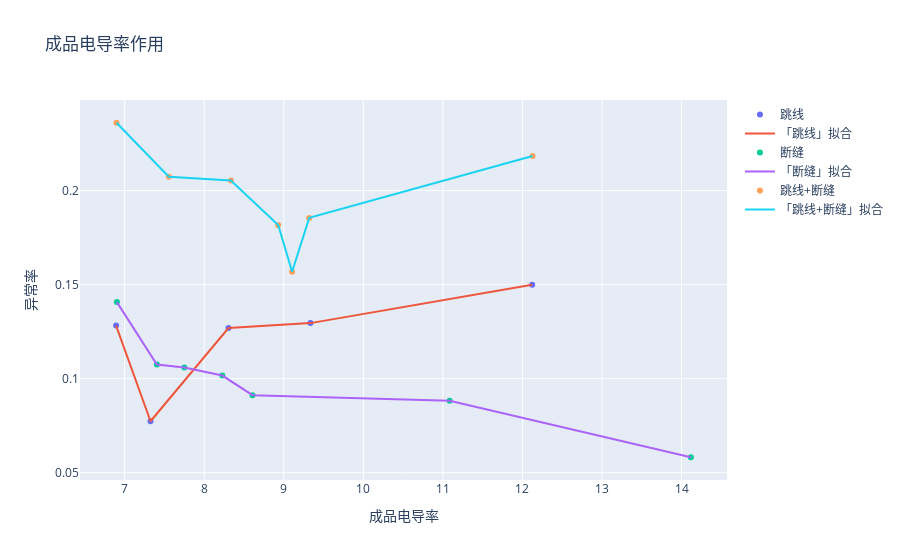
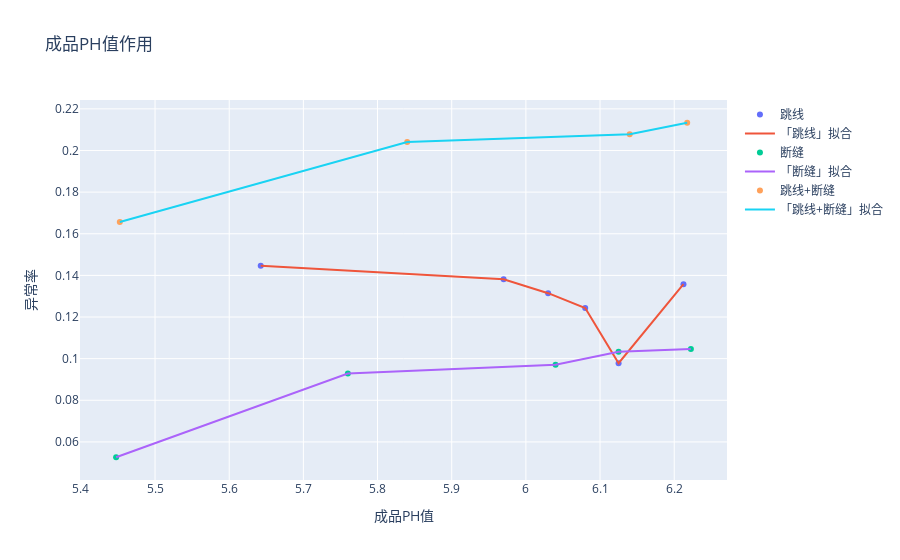
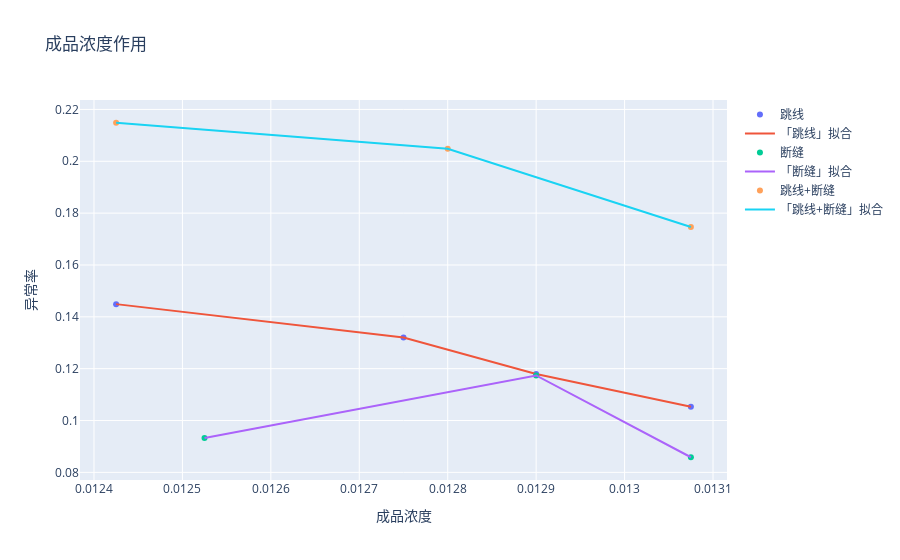
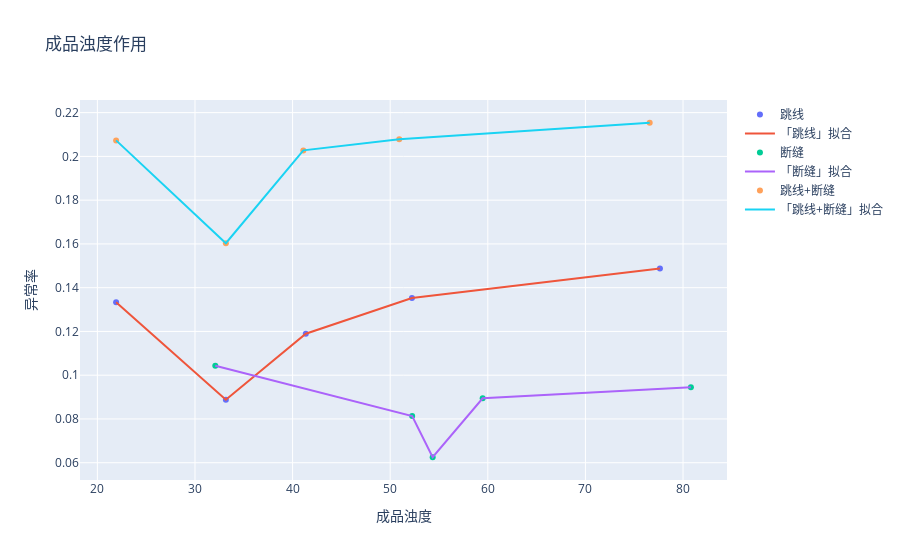

Notebook source saved alongside these figures, in order:
### Code cell
import plotly.graph_objs as go
import pwlf

dd = {
    '跳线': dataxy2,
    '断缝': dataxy1,
    '跳线+断缝': dataxy3,
}


for col in features:
    fig = go.Figure()
    for k, dataxy in dd.items():
        dataxyg = dataxy.groupby(col).mean().reset_index()
        dataxyg.sort_values(col, inplace=True)
        fig.add_scatter(x=dataxyg[col], y=dataxyg['异常类型'], mode='markers', name=k)
        r = pwlf.PiecewiseLinFit(dataxyg[col], dataxyg['异常类型'])
        r.fit(len(dataxyg))
        fig.add_scatter(x=dataxyg[col], y=r.predict(dataxyg[col]), mode='lines', name=f'「{k}」拟合')
        fig.update_layout(title=f'{col}作用', xaxis_title=col, yaxis_title='异常率')
    
    fig.show()

### Figure 1 — Plotly figure (JSON) as saved in the notebook; plotly's stock layout.template omitted (floating-point values rounded to 4 significant figures)
{"data": [{"mode": "markers", "name": "跳线", "type": "scatter", "x": [6.892, 7.325, 8.305, 9.335, 12.12], "y": [0.1283, 0.07739, 0.127, 0.1295, 0.1499]}, {"mode": "lines", "name": "「跳线」拟合", "type": "scatter", "x": [6.892, 7.325, 8.305, 9.335, 12.12], "y": [0.1283, 0.07739, 0.127, 0.1295, 0.1499]}, {"mode": "markers", "name": "断缝", "type": "scatter", "x": [6.903, 7.405, 7.75, 8.228, 8.608, 11.08, 14.12], "y": [0.1407, 0.1075, 0.1059, 0.1017, 0.09127, 0.08823, 0.05825]}, {"mode": "lines", "name": "「断缝」拟合", "type": "scatter", "x": [6.903, 7.405, 7.75, 8.228, 8.608, 11.08, 14.12], "y": [0.1407, 0.1075, 0.1059, 0.1017, 0.09127, 0.08823, 0.05825]}, {"mode": "markers", "name": "跳线+断缝", "type": "scatter", "x": [6.897, 7.555, 8.335, 8.93, 9.105, 9.32, 12.13], "y": [0.2361, 0.2073, 0.2053, 0.1817, 0.1568, 0.1855, 0.2184]}, {"mode": "lines", "name": "「跳线+断缝」拟合", "type": "scatter", "x": [6.897, 7.555, 8.335, 8.93, 9.105, 9.32, 12.13], "y": [0.2361, 0.2073, 0.2053, 0.1817, 0.1568, 0.1855, 0.2184]}], "layout": {"title": {"text": "成品电导率作用"}, "xaxis": {"title": {"text": "成品电导率"}}, "yaxis": {"title": {"text": "异常率"}}}}

### Figure 2 — Plotly figure (JSON) as saved in the notebook; plotly's stock layout.template omitted (floating-point values rounded to 4 significant figures)
{"data": [{"mode": "markers", "name": "跳线", "type": "scatter", "x": [5.642, 5.97, 6.03, 6.08, 6.125, 6.212], "y": [0.1446, 0.1381, 0.1314, 0.1243, 0.09783, 0.1358]}, {"mode": "lines", "name": "「跳线」拟合", "type": "scatter", "x": [5.642, 5.97, 6.03, 6.08, 6.125, 6.212], "y": [0.1446, 0.1381, 0.1314, 0.1243, 0.09783, 0.1358]}, {"mode": "markers", "name": "断缝", "type": "scatter", "x": [5.448, 5.76, 6.04, 6.125, 6.222], "y": [0.05263, 0.09287, 0.09707, 0.1033, 0.1047]}, {"mode": "lines", "name": "「断缝」拟合", "type": "scatter", "x": [5.448, 5.76, 6.04, 6.125, 6.222], "y": [0.05263, 0.09287, 0.09707, 0.1033, 0.1047]}, {"mode": "markers", "name": "跳线+断缝", "type": "scatter", "x": [5.453, 5.84, 6.14, 6.217], "y": [0.1657, 0.2041, 0.2078, 0.2133]}, {"mode": "lines", "name": "「跳线+断缝」拟合", "type": "scatter", "x": [5.453, 5.84, 6.14, 6.217], "y": [0.1657, 0.2041, 0.2078, 0.2133]}], "layout": {"title": {"text": "成品PH值作用"}, "xaxis": {"title": {"text": "成品PH值"}}, "yaxis": {"title": {"text": "异常率"}}}}

### Figure 3 — Plotly figure (JSON) as saved in the notebook; plotly's stock layout.template omitted (floating-point values rounded to 4 significant figures)
{"data": [{"mode": "markers", "name": "跳线", "type": "scatter", "x": [0.01242, 0.01275, 0.0129, 0.01308], "y": [0.1449, 0.132, 0.1179, 0.1053]}, {"mode": "lines", "name": "「跳线」拟合", "type": "scatter", "x": [0.01242, 0.01275, 0.0129, 0.01308], "y": [0.1449, 0.132, 0.1179, 0.1053]}, {"mode": "markers", "name": "断缝", "type": "scatter", "x": [0.01253, 0.0129, 0.01308], "y": [0.09322, 0.1174, 0.08583]}, {"mode": "lines", "name": "「断缝」拟合", "type": "scatter", "x": [0.01253, 0.0129, 0.01308], "y": [0.09322, 0.1174, 0.08583]}, {"mode": "markers", "name": "跳线+断缝", "type": "scatter", "x": [0.01242, 0.0128, 0.01308], "y": [0.2149, 0.2048, 0.1747]}, {"mode": "lines", "name": "「跳线+断缝」拟合", "type": "scatter", "x": [0.01242, 0.0128, 0.01308], "y": [0.2149, 0.2048, 0.1747]}], "layout": {"title": {"text": "成品浓度作用"}, "xaxis": {"title": {"text": "成品浓度"}}, "yaxis": {"title": {"text": "异常率"}}}}

### Figure 4 — Plotly figure (JSON) as saved in the notebook; plotly's stock layout.template omitted (floating-point values rounded to 4 significant figures)
{"data": [{"mode": "markers", "name": "跳线", "type": "scatter", "x": [21.92, 33.16, 41.35, 52.23, 77.64], "y": [0.1333, 0.08876, 0.1189, 0.1353, 0.1488]}, {"mode": "lines", "name": "「跳线」拟合", "type": "scatter", "x": [21.92, 33.16, 41.35, 52.23, 77.64], "y": [0.1333, 0.08876, 0.1189, 0.1353, 0.1488]}, {"mode": "markers", "name": "断缝", "type": "scatter", "x": [32.08, 52.25, 54.35, 59.47, 80.81], "y": [0.1043, 0.08132, 0.0625, 0.08947, 0.09449]}, {"mode": "lines", "name": "「断缝」拟合", "type": "scatter", "x": [32.08, 52.25, 54.35, 59.47, 80.81], "y": [0.1043, 0.08132, 0.0625, 0.08947, 0.09449]}, {"mode": "markers", "name": "跳线+断缝", "type": "scatter", "x": [21.92, 33.16, 41.1, 50.93, 76.59], "y": [0.2073, 0.1603, 0.2028, 0.2078, 0.2154]}, {"mode": "lines", "name": "「跳线+断缝」拟合", "type": "scatter", "x": [21.92, 33.16, 41.1, 50.93, 76.59], "y": [0.2073, 0.1603, 0.2028, 0.2078, 0.2154]}], "layout": {"title": {"text": "成品浊度作用"}, "xaxis": {"title": {"text": "成品浊度"}}, "yaxis": {"title": {"text": "异常率"}}}}
